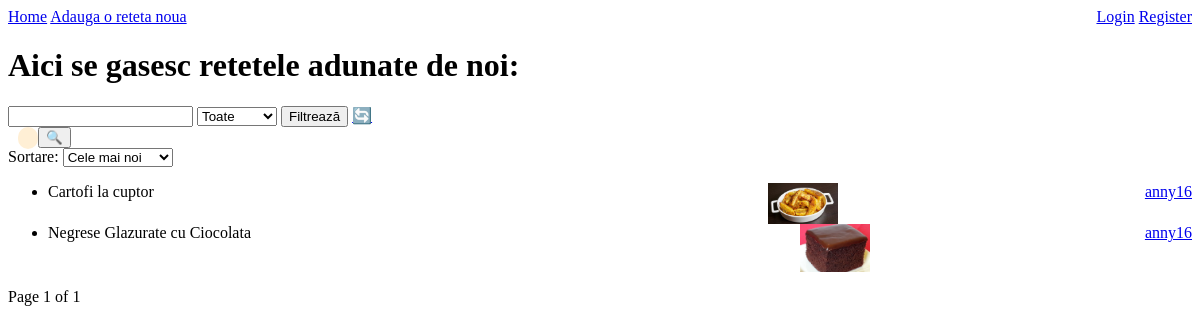
The app's page /prieteni/1/retete/ with its own data.
### retetele/models.py (models this page shows, shortened)
class Retete(models.Model):
    class Categorie(models.TextChoices):
        MIC_DEJUN = "MD", "Mic dejun"
        PRAJITURI = "PR", "Prăjituri"
        TORTURI = "TO", "Torturi"
        SUPE = "SU", "Supe și ciorbe"
        GARNITURI = "GA", "Garnituri"
        CARNE = "CA", "Carne"
        PESTE = "PE", "Pește"
    nume = models.CharField(max_length=200)
    categorie = models.CharField(
        max_length=30,
        choices=Categorie.choices,
        default="mic_dejun"
    )
    ingrediente = models.TextField()
    preparare = models.TextField()
    data_creare = models.DateTimeField(default=timezone.now)
    timp_pregatire = models.TextField(null=True, blank=True)
    timp_gatire = models.TextField(null=True, blank=True)
    user = models.ForeignKey(
        settings.AUTH_USER_MODEL,
        related_name="retete",
        on_delete=models.SET_NULL,
        null=True,
        blank=True
    )
    poza = models.ImageField(upload_to="poze_retete/", null=True, blank=True)

### prieteni/models.py (models this page shows)
class CustomUser(AbstractUser):
    description = models.TextField(blank=True, null=True, default="")

### retetele/views.py (the view)
# urls.py: path('prieteni/<int:pk>/retete/', views.retetele_prietenilor, name="retetele_prietenilor"),
def retetele_prietenilor (request: HttpRequest, pk: int):
    user = get_object_or_404(CustomUser, pk=pk)
    retete = user.retete.all().order_by("-pk")
    paginator = Paginator(retete, 5)
    page_number = request.GET.get("page")
    page_obj = paginator.get_page(page_number)
    context = {"page_obj": page_obj}
    return render(request, "retetele/home.html", context)

### retetele/templates/retetele/home.html (shortened to what this page needs)
{% extends "base.html" %}
{% block content %}
    <h1>Aici se gasesc retetele adunate de noi:</h1>
  <form method="get" action="{% url 'cautare_retete' %}">
    <input type="text" name="q" value="{{ request.GET.q }}">
    <form method="get">
    <select name="categorie">
        <option value="">Toate</option>
    </select>
    <button type="submit">Filtrează</button>
      <a href="{% url 'cautare_retete' %}">🔄</a>
</form>
<span class="badge">
</span>
    <button type="submit">🔍</button>
</form>
  <form method="get" action="">
    <label>Sortare:</label>
    <select name="sort" onchange="this.form.submit()">
        <option value="-data_creare">Cele mai noi</option>
    </select>
</form>
    <ul>
      {% for retete in page_obj  %}
      <li>
        <details>
          <summary class = "nume_reteta">
            <span>{{ retete.nume }}</span>
            {% if retete.poza %}
            <br><img src="{{ retete.poza.url }}" width="70">
            {% endif %}
            <a href="{% if retete.user %}{% url 'retetele_prietenilor' retete.user.id %}{% endif %}">
            {{ retete.user|default:"Anonim" }}
            </a>
          </summary>
          </details>
      </li>
        {% empty %}
        <li>Nu au fost gasite retete.</li>
      {% endfor %}
    </ul>
    <div>
    <span>
        Page {{ page_obj.number }} of {{ page_obj.paginator.num_pages }}
    </span>
    </div>
{% endblock %}

### retetele/static/main.css (style rules this page uses)
.nume_reteta { display: flex; justify-content: space-between; }
.badge { background:#ffefd5; color:#333; padding:4px 10px; border-radius:20px; font-size:12px; margin-left:10px; }

### records on screen
Retete: nume "Cartofi la cuptor", poza (picture), user "anny16"
Retete: nume "Negrese Glazurate cu Ciocolata", poza (picture), user "anny16"

### other values on screen
{{ page_obj.number }} "1"
{{ page_obj.paginator.num_pages }} "1"
